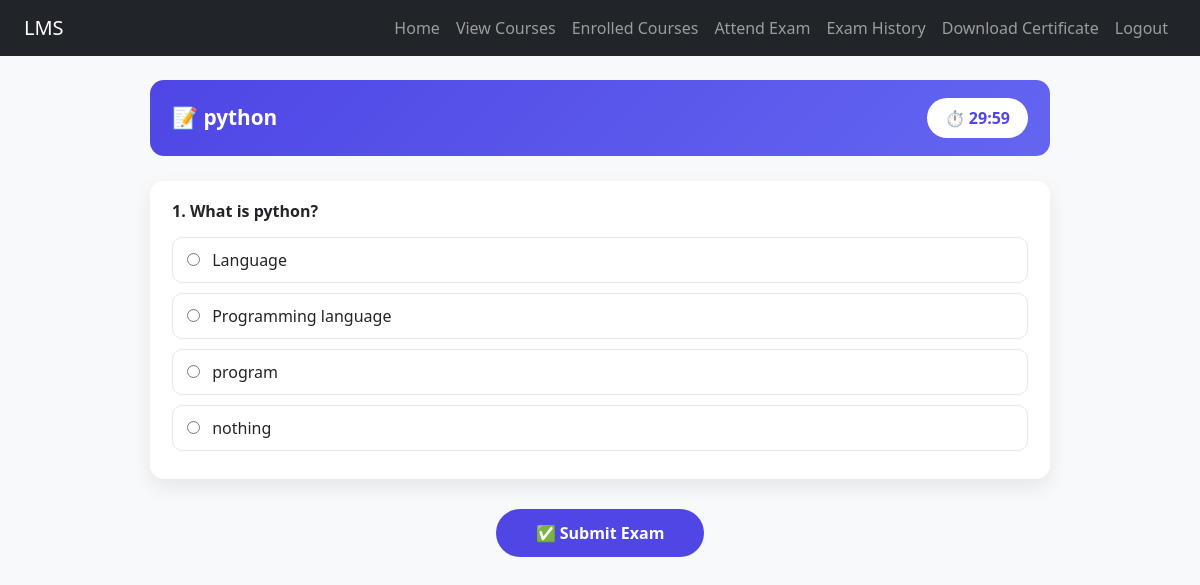
The app's page /api/exams/exams/1/attend/ (signed in) with its own data.
### exams/models.py (models this page shows, shortened)
class Exam(models.Model):
    title = models.CharField(max_length=200)
    description = models.TextField()
    duration_minutes = models.IntegerField(default=30)
    total_marks = models.IntegerField(default=0)
    created_at = models.DateTimeField(auto_now_add=True)

class Question(models.Model):
    exam = models.ForeignKey(
        Exam,
        on_delete=models.CASCADE,
        related_name="questions"   # 🔥 VERY IMPORTANT
    )
    question_text = models.CharField(max_length=500)
    option1 = models.CharField(max_length=255)
    option2 = models.CharField(max_length=255)
    option3 = models.CharField(max_length=255)
    option4 = models.CharField(max_length=255)
    correct_option = models.IntegerField(
        choices=[(1, "Option 1"), (2, "Option 2"), (3, "Option 3"), (4, "Option 4")]
    )

### exams/views.py (the view, shortened to what this page needs)
# urls.py: path('exams/<int:exam_id>/attend/', views.attend_exam, name='attend-exam'),
@login_required
def attend_exam(request, exam_id):
    if not request.user.is_active:
        messages.warning(
            request,
            "Your account is waiting for admin approval."
        )
        return redirect("dashboard")
    exam = get_object_or_404(Exam, id=exam_id)
    questions = exam.questions.all()
    return render(request, "exams/attend_exam.html", {
        "exam": exam,
        "questions": questions
    })

### templates/exams/attend_exam.html (shortened to what this page needs)
{% extends "base.html" %}
{% block content %}
<div class="exam-container">
    <div class="exam-header">
        <div class="exam-title">
            📝 {{ exam.title }}
        </div>
        <div class="timer-box">
            ⏱ <span id="timer"></span>
        </div>
    </div>
    <form method="post" id="examForm">
        {% for q in questions %}
            <div class="mcq-card">
                <p>
                    <b>{{ forloop.counter }}. {{ q.question_text }}</b>
                </p>
                <label class="option-label">
                    <input type="radio" name="q{{ q.id }}" value="1">
                    {{ q.option1 }}
                </label>
                <label class="option-label">
                    <input type="radio" name="q{{ q.id }}" value="2">
                    {{ q.option2 }}
                </label>
                <label class="option-label">
                    <input type="radio" name="q{{ q.id }}" value="3">
                    {{ q.option3 }}
                </label>
                <label class="option-label">
                    <input type="radio" name="q{{ q.id }}" value="4">
                    {{ q.option4 }}
                </label>
            </div>
        {% endfor %}
        <button type="submit" class="submit-btn">
            ✅ Submit Exam
        </button>
    </form>
</div>
{% endblock %}

### static/css/style.css (style rules this page uses)
body { background-color: #f8f9fa; }

### templates/exams/attend_exam.html (style rules this page uses)
.exam-container { max-width: 900px; margin: auto; }
.exam-header { display: flex; justify-content: space-between; align-items: center; background: linear-gradient(135deg, #4f46e5, #6366f1); color: white; padding: 18px 22px; border-radius: 14px; margin-bottom: 25px; }
.exam-title { font-size: 1.3rem; font-weight: 600; }
.timer-box { background: #ffffff; color: #4f46e5; padding: 8px 18px; border-radius: 30px; font-weight: 600; font-size: 1rem; }
.mcq-card { background: #ffffff; border-radius: 14px; padding: 18px 22px; margin-bottom: 18px; box-shadow: 0 8px 20px rgba(0,0,0,0.08); }
.mcq-card p { font-size: 1rem; margin-bottom: 14px; }
.option-label { display: block; padding: 10px 14px; margin-bottom: 10px; border-radius: 10px; border: 1px solid #e5e7eb; cursor: pointer; transition: all 0.25s ease; }
.option-label input { margin-right: 8px; }
.submit-btn { background: #4f46e5; border: none; color: white; padding: 12px 40px; border-radius: 30px; font-size: 1rem; font-weight: 600; display: block; margin: 30px auto; transition: background 0.3s ease; }

### records on screen
Exam: title "python"
Question: question_text "What is python?", option1 "Language", option2 "Programming language", option3 "program", option4 "nothing"
